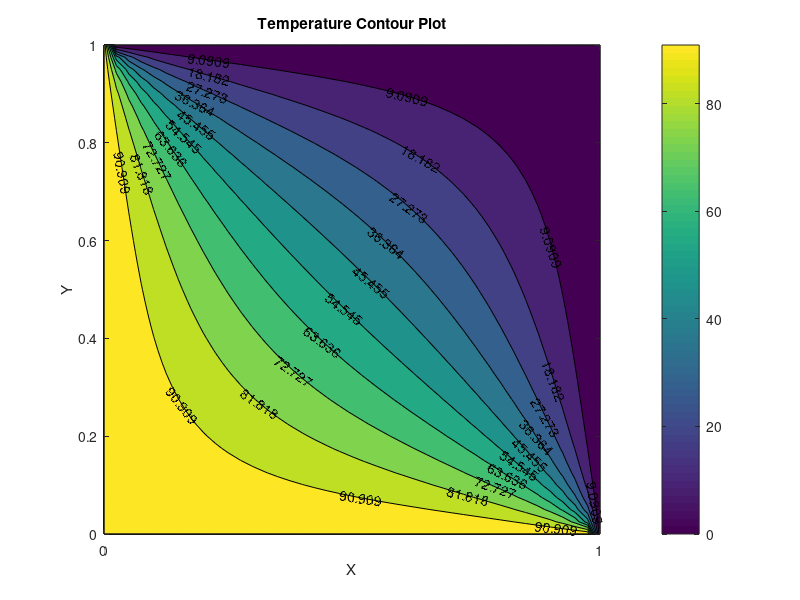

MATLAB code for this plot:
% Temperature Variation Example-4 using PSOR Method

% Known Parameters
Lx = 1; % Length of domain along x-direction
Ly = 1; % Length of domain along y-direction
M = 41; % Number of grid points starting from 1 in x-direction
N = 41; % Number of grid points starting from 1 in y-direction

% Calculated constants
dx = Lx/(M-1); % Grid size along x-direction
dy = Ly/(N-1); % Grid size along y-direction

% Finding Optimum Relaxation Factor
B = dx/dy;
a = ((cos(pi/(M-1))+(B^2)*cos(pi/(N-1)))/(1+(B^2)))^2;
w = (2-sqrt(1-a))/a; % Optimum Relaxation Factor

% Initializing Temperature Matrix
T = zeros(N,M);

% Boundary Conditions
T(N,:) = 100; % Bottom Boundary T = 100 C
T(1,:) = 0; % Top Boundary T = 0 C
T(:,1) = 100; % Left Boundary T = 100 C
T(:,M) = 0; % Right Boundary T = 0 C

% Computation
epsilon = 1e-8; % Error Sensivity
err = 1; % Error
n = 0; % Iterator

while err>epsilon
    for j=1:N
        for i=1:M
            T_old(j,i) = T(j,i);
        end
    end
    for j=2:N-1 % For Internal Grid points
        for i=2:M-1 % For Internal Grid points
            % T(j,i)_(k+1)th_iteration Calculation
            T(j,i) = (1-w)*T_old(j,i)+(w/(2*(1+B^2)))*((B^2)*T(j,i-1)+T(j-1,i)+T_old(j,i+1)+(B^2)*T_old(j+1,i));
        end
    end
    err = 0; % Error
    for j=1:N
        for i=1:M
            err = err + power(T(j,i)-T_old(j,i),2);
        end
    end
    err = sqrt(err/(M*N));
    n = n+1; % Iterator
end
w
T
n
err

% Plotting
x = linspace(0,Lx,M);
y = linspace(Ly,0,N);
[X,Y] = meshgrid(x,y);
contourf(X,Y,T,'ShowText','on'),colorbar
set(gca, 'XTick',0:1:Lx)
xlabel('X'),ylabel('Y'),title('Temperature Contour Plot')
